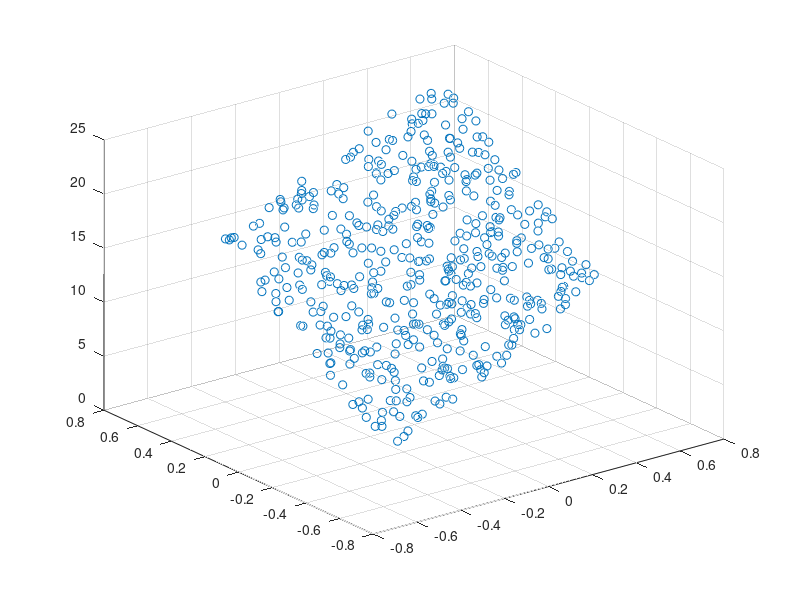

Source code (MATLAB):
%~~ Kosta lecture code for reference ~~
% x=[1:20]';
% m = 2;
% b = 5;
% y=m*x+b;
% y = y + randn(size(x));
% A = [x ones(size(x))];
% mb_estimate = A\y;

%1.1
alpha = 10;
beta = 12;
gamma = 15;

x = rand([500 1]) - 0.5; %from matlab break
y = rand([500 1]) - 0.5;
z = alpha.*x + beta.*y + gamma;
figure, scatter3(x,y,z);
rotate3d;
%noise adding
z = z + (randn(size(x)) + randn(size(y)));

%1.2
%rewrite z = alphax+betay+gamma as Ax=b where x is the vector of unknowns

temp = ones(size(x)); % to get gamma vector since gamma is not multiplied by anything, just set to ones
A = [x,y,temp];

%estimate x, our unknowns 
x = A\z;

%1.3
alphaDiff = abs(x(1) - alpha);
disp("The error in the alpha estimate is: " + alphaDiff);
betaDiff = abs(x(2) - beta);
disp("The error in the beta estimate is: " + betaDiff);
gammaDiff = abs(x(3) - gamma);
disp("The error in the gamma estimate is: " + gammaDiff);